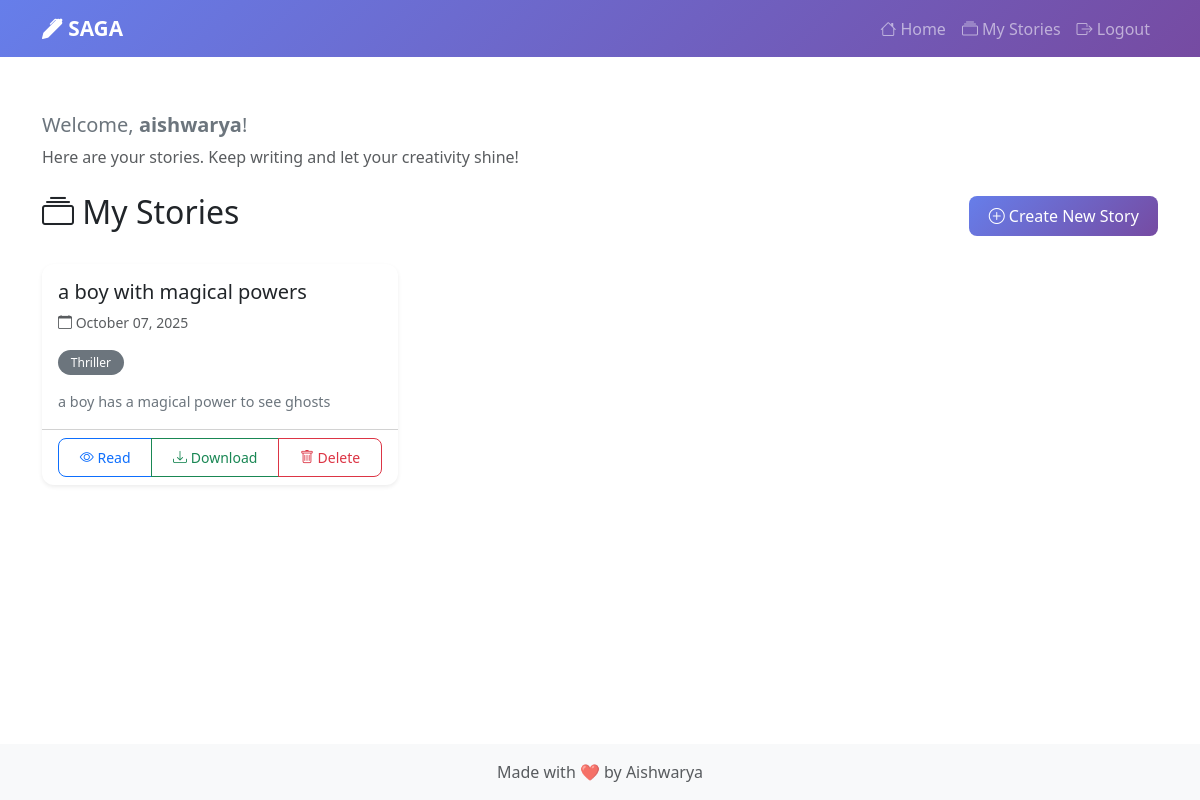
The page /dashboard (signed in) on the database its author committed.
### app.py (models this page shows, shortened)
class User(UserMixin, db.Model):
    id = db.Column(db.Integer, primary_key=True)
    username = db.Column(db.String(80), unique=True, nullable=False)
    password_hash = db.Column(db.String(128), nullable=False)

class Story(db.Model):
    id = db.Column(db.Integer, primary_key=True)
    title = db.Column(db.String(200), nullable=False)
    user_input = db.Column(db.Text, nullable=False)
    ai_response = db.Column(db.Text, nullable=False)
    personality = db.Column(db.String(50), nullable=False)
    created_at = db.Column(db.DateTime, default=datetime.utcnow)
    user_session = db.Column(db.String(100), nullable=False)

### app.py (the view)
@app.route('/dashboard')
@login_required
def dashboard():
    stories = Story.query.filter_by(user_session=current_user.username).order_by(Story.created_at.desc()).all()
    return render_template('dashboard.html', stories=stories)

### app.py (called while the page is built)
@login_manager.user_loader
def load_user(user_id):
    return User.query.get(int(user_id))

### templates/dashboard.html (shortened to what this page needs)
{% extends "base.html" %}
{% block content %}
<div class="row">
    <div class="col-12">
        <div class="mb-3">
            <h5 class="text-secondary">Welcome, <span class="fw-bold">{{ current_user.username }}</span>!</h5>
            <p class="text-muted mb-4">Here are your stories. Keep writing and let your creativity shine!</p>
        </div>
        <div class="d-flex justify-content-between align-items-center mb-4">
            <h2><i class="bi bi-collection"></i> My Stories</h2>
            <a href="{{ url_for('index') }}" class="btn btn-primary">
                <i class="bi bi-plus-circle"></i> Create New Story
            </a>
        </div>
        {% if stories %}
        <div class="row">
            {% for story in stories %}
            <div class="col-md-6 col-lg-4 mb-4">
                <div class="card h-100 shadow-sm story-card">
                    <div class="card-body">
                        <h5 class="card-title">{{ story.title }}</h5>
                        <p class="card-text text-muted small">
                            <i class="bi bi-calendar"></i> {{ story.created_at.strftime('%B %d, %Y') }}
                        </p>
                        <p class="card-text">
                            <span class="badge bg-secondary">{{ story.personality.title() }}</span>
                        </p>
                        <p class="card-text story-preview">
                            {{ story.user_input[:100] }}{% if story.user_input|length > 100 %}...{% endif %}
                        </p>
                    </div>
                    <div class="card-footer bg-transparent">
                        <div class="btn-group btn-group-sm w-100" role="group">
                            <a href="{{ url_for('view_story', story_id=story.id) }}"
                               class="btn btn-outline-primary">
                                <i class="bi bi-eye"></i> Read
                            </a>
                            <a href="{{ url_for('download_story', story_id=story.id) }}"
                               class="btn btn-outline-success">
                                <i class="bi bi-download"></i> Download
                            </a>
                            <button class="btn btn-outline-danger delete-story"
                                    data-story-id="{{ story.id }}"
                                    data-story-title="{{ story.title }}">
                                <i class="bi bi-trash"></i> Delete
                            </button>
                        </div>
                    </div>
                </div>
            </div>
            {% endfor %}
        </div>
        {% endif %}
    </div>
</div>
{% endblock %}

### static/css/style.css (style rules this page uses)
:root { --primary-color: #95abe8; --secondary-color: #6c757d; --success-color: #27ae60; --danger-color: #e74c3c; --light-bg: #f8f9fa; }
body { min-height: 100vh; display: flex; flex-direction: column; font-family: 'Segoe UI', Tahoma, Geneva, Verdana, sans-serif; }
.card { border: none; border-radius: 12px; overflow: hidden; transition: transform 0.3s, box-shadow 0.3s; }
.story-card { height: 100%; }
.story-preview { font-size: 0.9rem; line-height: 1.5; color: #6c757d; overflow: hidden; display: -webkit-box; -webkit-line-clamp: 3; line-clamp: 3; -webkit-box-orient: vertical; }
.btn { border-radius: 8px; padding: 0.5rem 1.2rem; transition: all 0.3s; font-weight: 500; }
.btn-primary { background: linear-gradient(135deg, #667eea 0%, #764ba2 100%); border: none; }
.badge { padding: 0.4rem 0.8rem; border-radius: 20px; font-weight: 500; }

### rows shown on the page
User: username "aishwarya"
Story: title "a boy with magical powers", created_at "October 07, 2025", personality "Thriller", user_input "a boy has a magical power to see ghosts"
